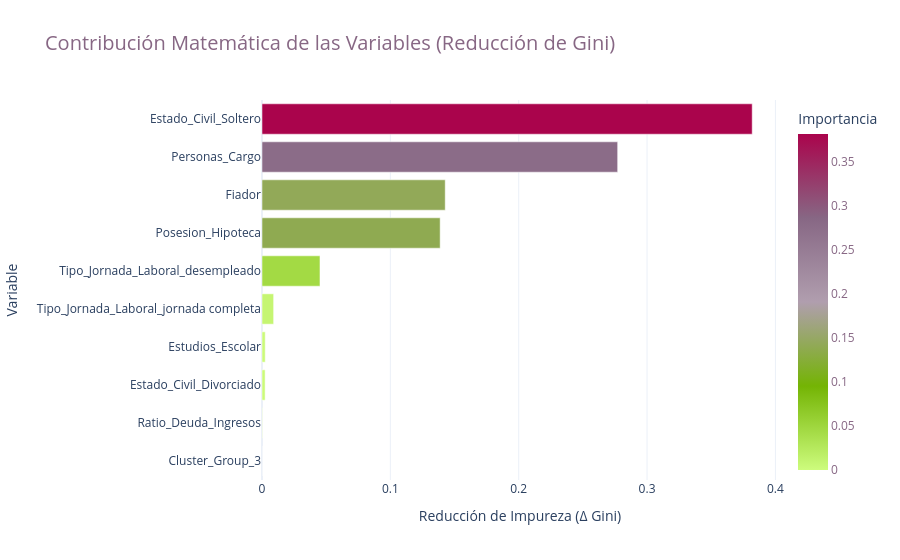

Here is the notebook cell this chart was saved with:
### Markdown cell above
## 4. Análisis de Reducción de Impureza (Feature Importance)

En modelos lineales (como la Regresión Logística), la importancia de una variable viene dictada por su coeficiente (peso). Sin embargo, en los árboles de decisión (CART), la importancia se mide por el **total de impureza que la variable logró reducir**.

Matemáticamente, la importancia global de la variable $j$ es la suma de las disminuciones de Gini ($\Delta Gini$) en todos los nodos $m$ donde la variable $j$ fue utilizada para hacer un split, ponderada por la fracción de muestras que atravesaron ese nodo:

$$Importancia(j) = \frac{\sum_{m \in Nodos\_con\_j} p(m) \times \Delta Gini(m)}{\sum_{todas\_las\_variables} \text{Reducción Total}}$$

El siguiente gráfico interactivo demuestra matemáticamente qué variables han sido los "pilares" del árbol de decisión, justificando su capacidad discriminativa:

### Code cell
ESCALA_IMPORTANCIA = [
    COLORES['Verde_Claro'],
    COLORES['Verde_Fuerte'],
    COLORES['Morado_Cl'],
    COLORES['Morado_Os'],
    COLORES['Rojo_Corp']
]

# CÁLCULO DE LA REDUCCIÓN DE IMPUREZA (FEATURE IMPORTANCE)

importancias_gini = tree_model.feature_importances_

df_gini = pd.DataFrame({
    'Variable (Atributo)': X_train.columns,
    'Reducción de Impureza (Gini)': importancias_gini
}).sort_values(
    by='Reducción de Impureza (Gini)',
    ascending=True
).tail(10)


# Gráfico interactivo
fig_gini = px.bar(
    df_gini,
    x='Reducción de Impureza (Gini)',
    y='Variable (Atributo)',
    orientation='h',
    title='Contribución Matemática de las Variables (Reducción de Gini)',
    color='Reducción de Impureza (Gini)',
    color_continuous_scale=ESCALA_IMPORTANCIA
)

fig_gini.update_layout(
    template="plotly_white",
    title_font=dict(size=20, color=COLORES['Morado_Os']),
    xaxis_title="Reducción de Impureza (Δ Gini)",
    yaxis_title="Variable",
    coloraxis_colorbar=dict(
        title="Importancia",
        tickfont=dict(color=COLORES['Morado_Os'])
    )
)

fig_gini.show()


print("\n INTERPRETACIÓN DEL NODO RAÍZ:")

variable_raiz = df_gini.iloc[-1]['Variable (Atributo)']

print(
    f"La variable '{variable_raiz}' es la que genera el primer split "
    f"(el nodo raíz) porque es matemáticamente la que consigue "
    f"la mayor caída de la impureza de Gini (Δ Gini) "
    f"en el primer corte de todo el dataset."
)

### Figure 1 — Plotly figure (JSON) as saved in the notebook; plotly's stock layout.template omitted (floating-point values rounded to 4 significant figures)
{"data": [{"hovertemplate": "Reducción de Impureza (Gini)=%{marker.color}<br>Variable (Atributo)=%{y}<extra></extra>", "legendgroup": "", "marker": {"color": [0.0, 0.0002337, 0.002447, 0.002528, 0.009071, 0.04517, 0.1388, 0.1427, 0.2771, 0.3819], "coloraxis": "coloraxis", "pattern": {"shape": ""}}, "name": "", "orientation": "h", "showlegend": false, "textposition": "auto", "type": "bar", "x": [0.0, 0.0002337, 0.002447, 0.002528, 0.009071, 0.04517, 0.1388, 0.1427, 0.2771, 0.3819], "xaxis": "x", "y": ["Cluster_Group_3", "Ratio_Deuda_Ingresos", "Estado_Civil_Divorciado", "Estudios_Escolar", "Tipo_Jornada_Laboral_jornada completa", "Tipo_Jornada_Laboral_desempleado", "Posesion_Hipoteca", "Fiador", "Personas_Cargo", "Estado_Civil_Soltero"], "yaxis": "y"}], "layout": {"barmode": "relative", "coloraxis": {"colorbar": {"tickfont": {"color": "#876784"}, "title": {"text": "Importancia"}}, "colorscale": [[0, "#cdfc7d"], [0.25, "#74b404"], [0.5, "#b09eae"], [0.75, "#876784"], [1, "#aa044c"]]}, "legend": {"tracegroupgap": 0}, "title": {"font": {"color": "#876784", "size": 20}, "text": "Contribución Matemática de las Variables (Reducción de Gini)"}, "xaxis": {"anchor": "y", "domain": [0, 1], "title": {"text": "Reducción de Impureza (Δ Gini)"}}, "yaxis": {"anchor": "x", "domain": [0, 1], "title": {"text": "Variable"}}}}
